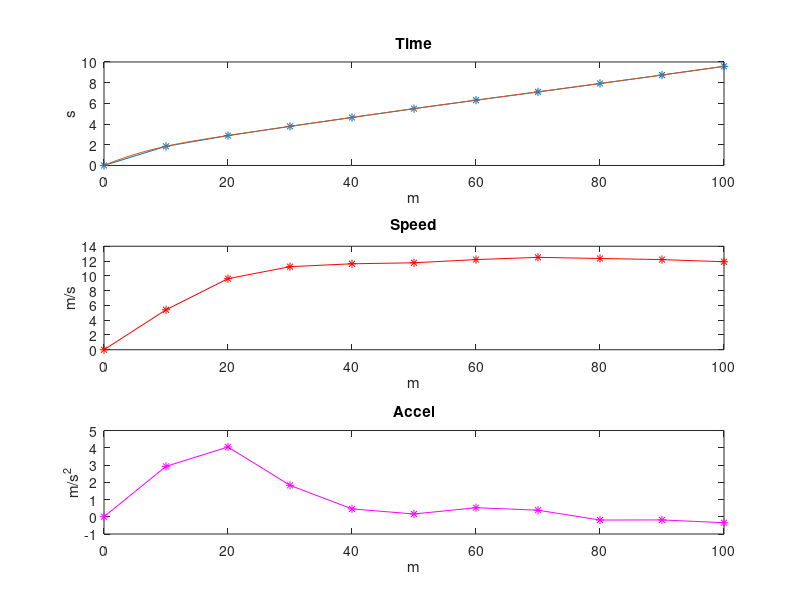

Write the MATLAB code that produced this figure.
%% Speed + Accel
% Usain Bolt is 2fast4u

%% Data
clear ; clc;
r = 0 : 10 : 100;
t = [0, 1.85, 2.89, 3.78, 4.64, 5.49, 6.31, 7.11, 7.92, 8.74, 9.58];
data = [r ; t]'

z = 0 : 100;
sr = spline(r, t, z);

subplot(3, 1, 1), plot(r, t, '*-', z, sr), title('Time')
xlabel('m'), ylabel('s')


%% Speed but corrected
v(1) = 0;

for i = 2 : 11
    v(i) = (r(i) - r(i-1)) / (t(i) - t(i-1));
end

sv = spline(r, v, z);

subplot(3, 1, 2), plot(r, v, '-r*'), title('Speed')
xlabel('m'), ylabel('m/s')



%% Accel

a(1) = 0;

for i = 2 : 11
    a(i) = (v(i) - v(i-1)) / (t(i) - t(i-1));
end

sa = spline(r, a, z);

subplot(3, 1, 3), plot(r, a, '-m*'), title('Accel')
xlabel('m'), ylabel('m/s^2')
